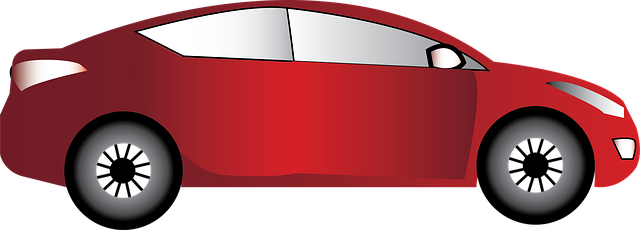
#> input picture 11.png, 640 x 230 px; its folder holds only this picture in this run
$ python -i serverV21.py   (imports and definitions only)
#> lines starting #> are read from the running program, lines starting #| are printed output that depends on the picture

import http.server
import socketserver
import threading
import tkinter as tk
from tkinter import filedialog, messagebox, scrolledtext
import os
import socket
from PIL import Image, ImageTk, ImageOps, ImageFilter
import qrcode
import io
import glob
import cgi
import time   # en üstte ekle

# --- HEIC desteği ---
# [6 lines not run here, left out]

# [10 lines left out: function get_local_ip, not called in this run]

IMAGE_EXTS = (".jpg", ".jpeg", ".png", ".gif", ".bmp", ".tif", ".tiff", ".heic", ".heif", ".webp")
VIDEO_EXTS = (".mp4", ".mov", ".avi", ".webm", ".mkv")

def make_thumb(in_path, out_path, max_size=1200):
#> called with in_path = '11.png', out_path = 'out.png', max_size = 1200
    with Image.open(in_path) as im:
#> im is the input picture: PIL image 640x230 RGBA; mean R, G, B, A 100.9, 43.5, 47, 172.9
        im = ImageOps.exif_transpose(im)
        im = im.convert("RGB")
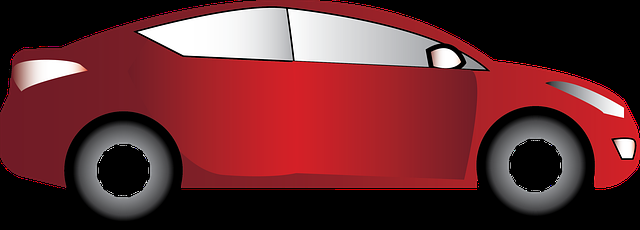
#> im: PIL image 640x230 RGB; mean R, G, B 100.9, 43.5, 47
        w, h = im.size
#> w = 640; h = 230
        if w > max_size or h > max_size:
            ratio = min(max_size / w, max_size / h)
            new_size = (max(1, int(w * ratio)), max(1, int(h * ratio)))
            im = im.resize(new_size, Image.LANCZOS)
        im = im.filter(ImageFilter.UnsharpMask(radius=1.2, percent=80, threshold=2))
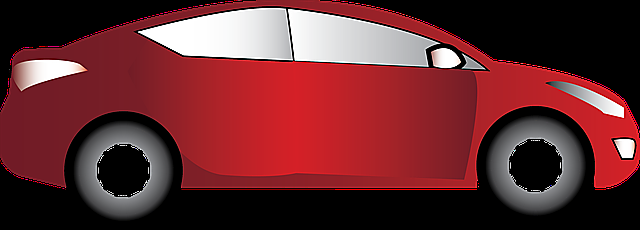
#> im: PIL image 640x230 RGB; mean R, G, B 101.9, 43.9, 47.5
        im.save(out_path, "JPEG", quality=95, optimize=True, subsampling=0)

class TkinterHTTPHandler(http.server.SimpleHTTPRequestHandler):
    # [294 lines left out: functions log_message, list_directory, list_videolar, list_sozler, do_POST, not called in this run]


class ServerThread(threading.Thread):
    # [29 lines left out: functions __init__, run, shutdown, not called in this run]


class App(tk.Tk):
    # [102 lines left out: functions __init__, show_qr_code, append_log, select_folder, start_server, stop_server, not called in this run]


# [3 lines not run here, left out]
#logo var, geri dön var-20082025-2022

>>> result = make_thumb('11.png', 'out.png')
